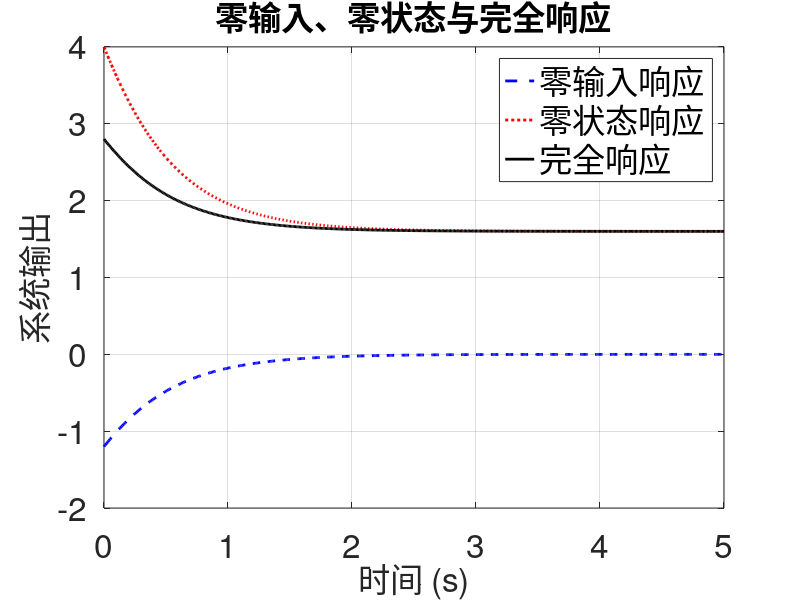

Write MATLAB code to recreate this figure.
clear;
close all;
clc;


% ex03_05_L2.m  |  例3.5 · L2 引导求解  |  AI 生成，已校验，R2023b
% 连续LTI系统状态空间模型
A = [-1 -1; 4 -6];
B = [1; 0];
C = [-1 0];
D = 1;

% --- 确定起始状态 ---
% t<0 时输入恒为2且系统已达稳态，状态导数 dx/dt=0，
% 即 A*x0 + B*2 = 0，解得 x0 = -2 * inv(A)*B
x0 = -2 * (A \ B);   % 列向量

% 时间向量 (t>=0)，采样间隔0.01s
t = (0:0.01:5)';    % 列向量
% t>=0 时的输入恒为4
u = 4 * ones(size(t));

% 构造状态空间系统对象
sys = ss(A, B, C, D);

% --- 零输入响应 ---
% 输入恒为零，初始状态为 x0
izi = lsim(sys, zeros(size(t)), t, x0);

% --- 零状态响应 ---
% 初始状态为零，输入为 u
izs = lsim(sys, u, t);

% --- 完全响应 ---
% 初始状态为 x0，输入为 u
ifull = lsim(sys, u, t, x0);

% 验证叠加性：完全响应 = 零输入响应 + 零状态响应
err = max(abs(ifull - (izi + izs)));
disp(['叠加性验证最大绝对误差：', num2str(err)]);

% --- 绘图对比 ---
figure;
plot(t, izi, '--', 'Color', [0 0 1], 'LineWidth', 2);  % 蓝色虚线
hold on;
plot(t, izs, ':', 'Color', [1 0 0], 'LineWidth', 2);   % 红色点线
plot(t, ifull, '-', 'Color', [0 0 0], 'LineWidth', 2); % 黑色实线
hold off;
grid on;

% 字体与标注设置（24 pt）
set(gca, 'FontSize', 24);
xlabel('时间 (s)', 'FontSize', 24);
ylabel('系统输出', 'FontSize', 24);
title('零输入、零状态与完全响应', 'FontSize', 24);
legend('零输入响应', '零状态响应', '完全响应', 'FontSize', 24);
